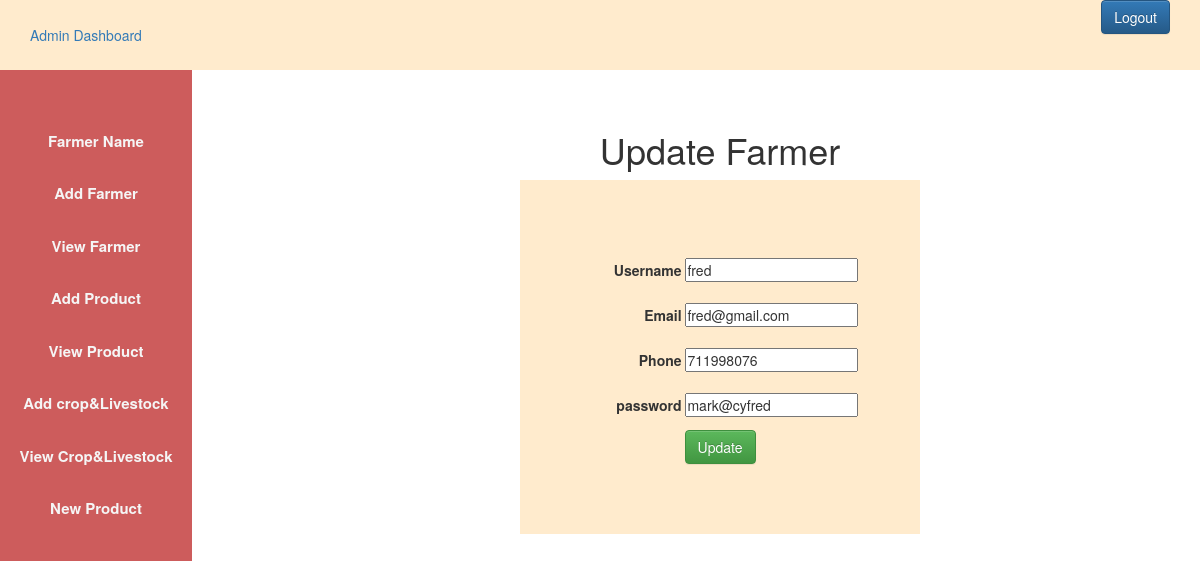
/update_farmer.php?farmer_id=10 (signed in), run on the app's committed database.
### tables this page shows
CREATE TABLE `user` (
  `id` int(11) NOT NULL,
  `username` varchar(50) DEFAULT NULL,
  `phone` int(30) DEFAULT NULL,
  `email` varchar(50) DEFAULT NULL,
  `usertype` varchar(50) DEFAULT NULL,
  `password` varchar(50) DEFAULT NULL
);

### update_farmer.php (the view, shortened to what this page needs)
<?php
$host="localhost";
$user="root";
$password="";
$db="agricultureproject";
$data=mysqli_connect($host,$user,$password,$db);
$id=$_GET['farmer_id'];
$sql="SELECT * FROM user WHERE id='$id'";
$result=mysqli_query($data,$sql);
$info=$result->fetch_assoc();
?>
<?php
include'admin_css.php'
	?>
</head>
<body>
<?php
include'admin_sidebar.php';
?>
<!DOCTYPE html>
<html>
<head>
<?php
include'admin_css.php'
?>
</head>
<body>
<div class="content">
	<center>
<h1>Update Farmer</h1>
<div class="div_deg">
<form action="#" method="POST">
	<div>
<label>Username</label>
<input type="text" name="name"
value="<?php echo "{$info['username']}"; ?>">
	</div>
	<div>
<label>Email</label>
<input type="email" name="email"
value="<?php echo "{$info['email']}"; ?>">
	</div>
	<div>
<label>Phone</label>
<input type="number" name="phone"
value="<?php echo "{$info['phone']}"; ?>">
	</div>
	<div>
<label>password</label>
<input type="text" name="password"
value="<?php echo "{$info['password']}"; ?>">
	</div>
	<div>
<input class="btn btn-success" type="submit"
name="update" value="Update">
	</div>
</form>
</div>
</div>
</body>
</html>

### admin.css (style rules this page uses)
* { margin: 0px; padding: 0px; }
.content { margin-left: 20%; margin-top: 5%; }

### update_farmer.php (style rules this page uses)
label { display: inline-block; width: 100px; text-align: right; padding-top: 10px; padding-bottom: 10px; }
.div_deg { background-color: blanchedalmond; width: 400px; padding-bottom: 70px; padding-top: 70px; }

### data on the page
user: name "fred", email "fred@gmail.com", phone "711998076", password "mark@cyfred"
